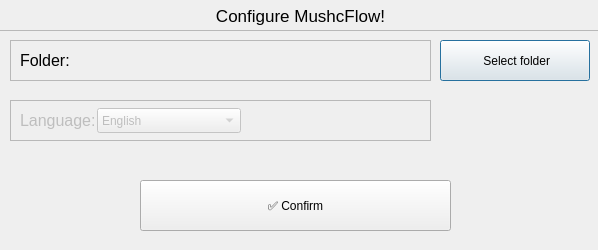
<?xml version="1.0" encoding="UTF-8"?>
<ui version="4.0">
 <class>First_Open_Config</class>
 <widget class="QDialog" name="First_Open_Config">
  <property name="geometry">
   <rect>
    <x>0</x>
    <y>0</y>
    <width>598</width>
    <height>250</height>
   </rect>
  </property>
  <property name="windowTitle">
   <string>Configuration</string>
  </property>
  <widget class="QPushButton" name="select_folder_button">
   <property name="geometry">
    <rect>
     <x>440</x>
     <y>40</y>
     <width>150</width>
     <height>41</height>
    </rect>
   </property>
   <property name="sizePolicy">
    <sizepolicy hsizetype="Preferred" vsizetype="Preferred">
     <horstretch>0</horstretch>
     <verstretch>0</verstretch>
    </sizepolicy>
   </property>
   <property name="maximumSize">
    <size>
     <width>500</width>
     <height>500</height>
    </size>
   </property>
   <property name="text">
    <string> Select folder</string>
   </property>
   <property name="icon">
    <iconset theme="QIcon::ThemeIcon::FolderNew"/>
   </property>
  </widget>
  <widget class="QPushButton" name="confirm_button">
   <property name="geometry">
    <rect>
     <x>140</x>
     <y>180</y>
     <width>311</width>
     <height>51</height>
    </rect>
   </property>
   <property name="text">
    <string>✅ Confirm</string>
   </property>
  </widget>
  <widget class="QFrame" name="frame">
   <property name="geometry">
    <rect>
     <x>-20</x>
     <y>-10</y>
     <width>641</width>
     <height>41</height>
    </rect>
   </property>
   <property name="frameShape">
    <enum>QFrame::Shape::StyledPanel</enum>
   </property>
   <property name="frameShadow">
    <enum>QFrame::Shadow::Raised</enum>
   </property>
   <widget class="QLabel" name="label">
    <property name="geometry">
     <rect>
      <x>20</x>
      <y>10</y>
      <width>601</width>
      <height>31</height>
     </rect>
    </property>
    <property name="font">
     <font>
      <pointsize>13</pointsize>
     </font>
    </property>
    <property name="text">
     <string>Configure MushcFlow!</string>
    </property>
    <property name="alignment">
     <set>Qt::AlignmentFlag::AlignCenter</set>
    </property>
   </widget>
  </widget>
  <widget class="QFrame" name="frame_2">
   <property name="geometry">
    <rect>
     <x>10</x>
     <y>40</y>
     <width>421</width>
     <height>41</height>
    </rect>
   </property>
   <property name="frameShape">
    <enum>QFrame::Shape::StyledPanel</enum>
   </property>
   <property name="frameShadow">
    <enum>QFrame::Shadow::Raised</enum>
   </property>
   <widget class="QLabel" name="label_2">
    <property name="geometry">
     <rect>
      <x>10</x>
      <y>0</y>
      <width>51</width>
      <height>41</height>
     </rect>
    </property>
    <property name="maximumSize">
     <size>
      <width>75</width>
      <height>200</height>
     </size>
    </property>
    <property name="font">
     <font>
      <pointsize>12</pointsize>
     </font>
    </property>
    <property name="text">
     <string>Folder:</string>
    </property>
    <property name="alignment">
     <set>Qt::AlignmentFlag::AlignLeading|Qt::AlignmentFlag::AlignLeft|Qt::AlignmentFlag::AlignVCenter</set>
    </property>
   </widget>
   <widget class="QLabel" name="folder_label">
    <property name="geometry">
     <rect>
      <x>70</x>
      <y>10</y>
      <width>341</width>
      <height>21</height>
     </rect>
    </property>
    <property name="maximumSize">
     <size>
      <width>500</width>
      <height>200</height>
     </size>
    </property>
    <property name="font">
     <font>
      <pointsize>11</pointsize>
     </font>
    </property>
    <property name="text">
     <string/>
    </property>
    <property name="alignment">
     <set>Qt::AlignmentFlag::AlignLeading|Qt::AlignmentFlag::AlignLeft|Qt::AlignmentFlag::AlignVCenter</set>
    </property>
   </widget>
  </widget>
  <widget class="QFrame" name="frame_3">
   <property name="geometry">
    <rect>
     <x>10</x>
     <y>100</y>
     <width>421</width>
     <height>41</height>
    </rect>
   </property>
   <property name="frameShape">
    <enum>QFrame::Shape::StyledPanel</enum>
   </property>
   <property name="frameShadow">
    <enum>QFrame::Shadow::Raised</enum>
   </property>
   <widget class="QComboBox" name="language_box">
    <property name="enabled">
     <bool>false</bool>
    </property>
    <property name="geometry">
     <rect>
      <x>87</x>
      <y>8</y>
      <width>144</width>
      <height>25</height>
     </rect>
    </property>
    <item>
     <property name="text">
      <string notr="true">English</string>
     </property>
    </item>
    <item>
     <property name="text">
      <string notr="true">Portuguese</string>
     </property>
    </item>
   </widget>
   <widget class="QLabel" name="label_3">
    <property name="enabled">
     <bool>false</bool>
    </property>
    <property name="geometry">
     <rect>
      <x>10</x>
      <y>0</y>
      <width>81</width>
      <height>41</height>
     </rect>
    </property>
    <property name="font">
     <font>
      <pointsize>12</pointsize>
     </font>
    </property>
    <property name="text">
     <string>Language: </string>
    </property>
   </widget>
  </widget>
 </widget>
 <resources/>
 <connections/>
</ui>
